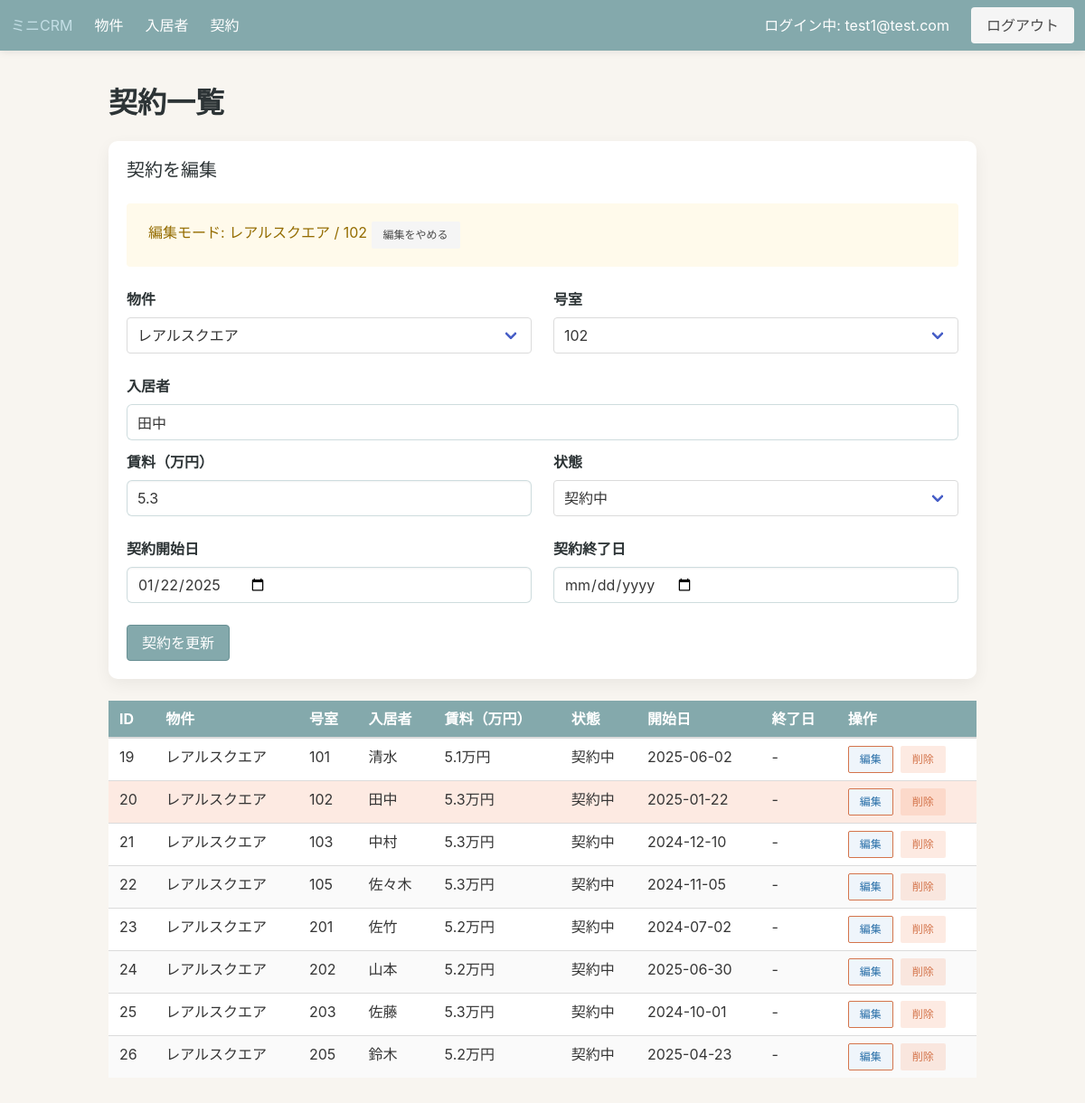
Screenshot of /leases?lease_id=20 (signed in) with the database file from the repository.
### app/models.py (models this page shows, shortened)
class TimestampMixin:
    created_at = db.Column(db.DateTime, server_default=db.func.now())
    updated_at = db.Column(
        db.DateTime,
        server_default=db.func.now(),
        onupdate=db.func.now(),
    )

class User(UserMixin, TimestampMixin, db.Model):
    id = db.Column(db.Integer, primary_key=True)
    email = db.Column(db.String(255), unique=True, nullable=False, index=True)
    password_hash = db.Column(db.String(255), nullable=False)
    role = db.Column(db.String(50), default="member", nullable=False)

class Property(TimestampMixin, db.Model):
    id = db.Column(db.Integer, primary_key=True)
    name = db.Column(db.String(120), nullable=False)
    address = db.Column(db.String(255), nullable=False)
    note = db.Column(db.Text, nullable=True)
    leases = db.relationship("Lease", back_populates="property", cascade="all, delete-orphan")
    tenants = db.relationship("Tenant", back_populates="property", cascade="all, delete-orphan")

class Lease(TimestampMixin, db.Model):
    id = db.Column(db.Integer, primary_key=True)
    property_id = db.Column(db.Integer, db.ForeignKey("property.id"), nullable=False)
    tenant_id = db.Column(db.Integer, db.ForeignKey("tenant.id"), nullable=False)
    rent = db.Column(db.Numeric(10, 2), nullable=False)
    unit_number = db.Column(db.String(50), nullable=True)
    start_date = db.Column(db.Date, nullable=False, default=date.today)
    end_date = db.Column(db.Date, nullable=True)
    status = db.Column(db.String(50), nullable=False, default=LeaseStatus.PENDING)
    property = db.relationship("Property", back_populates="leases")
    tenant = db.relationship("Tenant", back_populates="leases")

class Tenant(TimestampMixin, db.Model):
    id = db.Column(db.Integer, primary_key=True)
    name = db.Column(db.String(120), nullable=False)
    email = db.Column(db.String(255), nullable=False)
    phone = db.Column(db.String(50), nullable=True)
    property_id = db.Column(db.Integer, db.ForeignKey("property.id"), nullable=True)
    unit_number = db.Column(db.String(50), nullable=True)
    leases = db.relationship("Lease", back_populates="tenant", cascade="all, delete-orphan")
    property = db.relationship("Property", back_populates="tenants")

### app/blueprints/core/routes.py (the view, shortened to what this page needs)
@core_bp.route("/leases", methods=["GET", "POST"])
@login_required
def leases():
    form = LeaseForm()
    properties = Property.query.order_by(Property.name).all()
    tenants = Tenant.query.order_by(Tenant.name).all()
    properties_choices = [(prop.id, prop.name) for prop in properties]
    form.property_id.choices = properties_choices
    if request.method == "GET":
        if not form.start_date.data:
            form.start_date.data = date.today()
        if not form.status.data:
            form.status.data = LeaseStatus.PENDING
    property_ids = [choice[0] for choice in properties_choices]
    selected_property_id = form.property_id.data if form.property_id.data in property_ids else None
    edit_request_id = request.args.get("lease_id", type=int)
    editing_lease = None
    if edit_request_id:
        editing_lease = (
            Lease.query.options(joinedload(Lease.property), joinedload(Lease.tenant)).filter_by(id=edit_request_id).first()
        )
        if editing_lease:
            selected_property_id = editing_lease.property_id
    if selected_property_id is not None:
        form.property_id.data = selected_property_id
    tenants_by_property: dict[int, list[Tenant]] = {}
    for tenant in tenants:
        if tenant.property_id is None or not tenant.unit_number:
            continue
        tenants_by_property.setdefault(tenant.property_id, []).append(tenant)
    def build_unit_choices(property_id: int | None) -> list[tuple[str, str]]:
        base_choice = [("", "号室を選択")]
        if property_id is None:
            return base_choice
        units = sorted({tenant.unit_number for tenant in tenants_by_property.get(property_id, []) if tenant.unit_number})
        return base_choice + [(unit, unit) for unit in units]
    unit_choices = build_unit_choices(selected_property_id)
    form.unit_number.choices = unit_choices
    valid_units = {choice[0] for choice in unit_choices}
    if form.unit_number.data not in valid_units:
        form.unit_number.data = ""
    if editing_lease:
        if editing_lease.unit_number and editing_lease.unit_number not in valid_units:
            form.unit_number.choices.append((editing_lease.unit_number, editing_lease.unit_number))
            valid_units.add(editing_lease.unit_number)
        form.submit.label.text = "契約を更新"
        if request.method != "POST":
            form.lease_id.data = str(editing_lease.id)
            form.property_id.data = editing_lease.property_id
            form.unit_number.data = editing_lease.unit_number or ""
            form.tenant_id.data = str(editing_lease.tenant_id)
            form.tenant_display.data = editing_lease.tenant.name if editing_lease.tenant else ""
            form.rent.data = float(editing_lease.rent or 0) / 10000
            form.start_date.data = editing_lease.start_date
            form.end_date.data = editing_lease.end_date
            form.status.data = editing_lease.status
    else:
        form.submit.label.text = "契約を保存"
        form.lease_id.data = ""
    if request.method == "POST" and (not properties_choices or not tenants):
        flash("契約を作成する前に物件と入居者を登録してください。", "warning")
        return redirect(url_for("core.leases"))
    lease_query = (
        Lease.query.options(
            joinedload(Lease.property),
            joinedload(Lease.tenant),
        )
        .join(Property)
        .order_by(Property.name.asc(), Lease.unit_number.asc(), Lease.start_date.desc())
    )
    if selected_property_id is not None:
        lease_query = lease_query.filter(Lease.property_id == selected_property_id)
    leases_list = lease_query.all()
    occupied_keys = {
        (lease.property_id, lease.unit_number)
        for lease in leases_list
        if lease.property_id is not None and lease.unit_number
    }
    vacancy_rows: list[SimpleNamespace] = []
    for tenant in tenants:
        if tenant.property_id is None or not tenant.unit_number:
            continue
        if tenant.name.strip() != "空室":
            continue
        if selected_property_id is not None and tenant.property_id != selected_property_id:
            continue
    tenants_data: dict[str, list[dict[str, str]]] = {}
    for tenant in tenants:
        key = str(tenant.property_id) if tenant.property_id is not None else "0"
        tenants_data.setdefault(key, []).append(
            {
                "id": tenant.id,
                "name": tenant.name,
                "unit": tenant.unit_number or "",
            },
        )
    delete_forms = {}
    for tenant in tenants:
        instance = DeleteTenantForm()
        instance.tenant_id.data = tenant.id
        delete_forms[tenant.id] = instance
    return render_template(
        "core/leases_list.html",
        leases=leases_list,
        form=form,
        delete_forms=delete_forms,
        tenants_data=tenants_data,
        status_labels=STATUS_LABELS,
        selected_property_id=selected_property_id,
        editing_lease=editing_lease,
    )

### app/blueprints/core/forms.py
class LeaseForm(FlaskForm):
    property_id = SelectField("物件", coerce=int, validators=[DataRequired()])
    unit_number = SelectField("号室", validators=[DataRequired()])
    lease_id = HiddenField()
    tenant_id = HiddenField(validators=[DataRequired()])
    tenant_display = StringField("入居者", render_kw={"readonly": True})
    rent = DecimalField("賃料（万円）", places=1, rounding=None, validators=[DataRequired()])
    start_date = DateField("契約開始日", validators=[DataRequired()], format="%Y-%m-%d")
    end_date = DateField("契約終了日", validators=[Optional()], format="%Y-%m-%d")
    status = SelectField(
        "状態",
        choices=LEASE_STATUS_CHOICES,
        validators=[DataRequired()],
    )
    submit = SubmitField("契約を保存")

class DeleteTenantForm(FlaskForm):
    tenant_id = HiddenField(validators=[DataRequired()])
    next_url = HiddenField(validators=[Optional()])
    submit = SubmitField("削除")

### app/templates/core/leases_list.html (shortened to what this page needs)
{% extends "base.html" %}
{% block content %}
  <h1 class="title">契約一覧</h1>
  {% include "core/lease_form.html" %}
  <table class="table is-fullwidth is-striped">
    <thead>
      <tr>
        <th>ID</th>
        <th>物件</th>
        <th>号室</th>
        <th>入居者</th>
        <th>賃料（万円）</th>
        <th>状態</th>
        <th>開始日</th>
        <th>終了日</th>
        <th>操作</th>
      </tr>
    </thead>
    <tbody>
      {% for lease in leases %}
        <tr {% if editing_lease and editing_lease.id == lease.id %}class="has-background-warning-light"{% endif %}>
          <td>{{ lease.id or "-" }}</td>
          <td>{{ lease.property.name if lease.property else "-" }}</td>
          <td>{{ lease.unit_number or "-" }}</td>
          <td>{{ lease.tenant.name if lease.tenant else "-" }}</td>
          <td>
            {% if lease.rent is not none %}
              {{ "{:,.1f}".format(lease.rent / 10000) }}万円
            {% else %}
              -
            {% endif %}
          </td>
          <td>{{ status_labels.get(lease.status, lease.status) if lease.status else "-" }}</td>
          <td>{{ lease.start_date or "-" }}</td>
          <td>{{ lease.end_date or "-" }}</td>
          <td>
            <div class="buttons are-small">
              {% if lease.is_vacancy %}
                <span class="button is-static is-light">空室</span>
              {% else %}
                <a
                  class="button is-info is-light"
                  href="{{ url_for('core.leases', property_id=selected_property_id or lease.property_id, lease_id=lease.id) }}"
                >編集</a>
              {% endif %}
              <form
                method="post"
                action="{{ url_for('core.delete_tenant', tenant_id=lease.tenant.id) }}"
              >
                {{ delete_forms[lease.tenant.id].submit(class="button is-danger is-light") }}
              </form>
            </div>
          </td>
        </tr>
      {% else %}
        <tr>
          <td colspan="9">契約がまだ登録されていません。</td>
        </tr>
      {% endfor %}
    </tbody>
  </table>
{% endblock %}

### app/templates/base.html (shortened to what this page needs)
<!doctype html>
<html lang="en">
  <head>
    <link
      rel="stylesheet"
      href="https://cdn.jsdelivr.net/npm/bulma@0.9.4/css/bulma.min.css"
    >
    <link rel="stylesheet" href="{{ url_for('static', filename='css/theme.css') }}">
  </head>
  <body>
    <nav class="navbar" role="navigation" aria-label="main navigation">
      <div class="navbar-brand">
        <a class="navbar-item" href="{{ url_for('core.index') }}">ミニCRM</a>
      </div>
      <div class="navbar-menu">
        <div class="navbar-start">
          <a class="navbar-item" href="{{ url_for('core.properties') }}">物件</a>
          <a class="navbar-item" href="{{ url_for('core.tenants') }}">入居者</a>
          <a class="navbar-item" href="{{ url_for('core.leases') }}">契約</a>
        </div>
        <div class="navbar-end">
          {% if current_user.is_authenticated %}
            <div class="navbar-item">ログイン中: {{ current_user.email }}</div>
            <div class="navbar-item">
              <a class="button is-light" href="{{ url_for('auth.logout') }}">ログアウト</a>
            </div>
          {% endif %}
        </div>
      </div>
    </nav>
    <section class="section">
      <div class="container">
        {% block content %}{% endblock %}
      </div>
    </section>
  </body>
</html>

### app/templates/core/lease_form.html (shortened to what this page needs)
<div class="box">
  <h2 class="subtitle">{{ '契約を編集' if editing_lease else '契約を追加' }}</h2>
  {% if editing_lease %}
    <div class="notification is-warning is-light">
      編集モード: {{ editing_lease.property.name if editing_lease.property else "-" }} / {{ editing_lease.unit_number or "-" }}
      <a class="button is-small is-light" href="{{ url_for('core.leases', property_id=selected_property_id) }}">編集をやめる</a>
    </div>
  {% endif %}
  <form method="post">
    <div class="columns">
      <div class="column">
        <div class="field">
          <label class="label">{{ form.property_id.label }}</label>
          <div class="control">
            <div class="select is-fullwidth">
              {{ form.property_id() }}
            </div>
          </div>
        </div>
      </div>
      <div class="column">
        <div class="field">
          <label class="label">{{ form.unit_number.label }}</label>
          <div class="control">
            <div class="select is-fullwidth">
              {{ form.unit_number() }}
            </div>
          </div>
        </div>
      </div>
    </div>
    <div class="field">
      <label class="label">{{ form.tenant_display.label }}</label>
      <div class="control">
        {{ form.tenant_display(class="input", readonly=True) }}
      </div>
    </div>
    <div class="columns">
      <div class="column">
        <div class="field">
          <label class="label">{{ form.rent.label }}</label>
          <div class="control">
            {{ form.rent(class="input", step="0.1") }}
          </div>
        </div>
      </div>
      <div class="column">
        <div class="field">
          <label class="label">{{ form.status.label }}</label>
          <div class="control">
            <div class="select is-fullwidth">
              {{ form.status() }}
            </div>
          </div>
        </div>
      </div>
    </div>
    <div class="columns">
      <div class="column">
        <div class="field">
          <label class="label">{{ form.start_date.label }}</label>
          <div class="control">
            {{ form.start_date(class="input", type="date") }}
          </div>
        </div>
      </div>
      <div class="column">
        <div class="field">
          <label class="label">{{ form.end_date.label }}</label>
          <div class="control">
            {{ form.end_date(class="input", type="date") }}
          </div>
        </div>
      </div>
    </div>
    <div class="field">
      <div class="control">
        {{ form.submit(class="button is-primary") }}
      </div>
    </div>
  </form>
</div>

### app/static/css/theme.css (style rules this page uses)
:root { --crm-background: #f8f5f0; --crm-surface: #ffffff; --crm-text: #2d3436; --crm-muted: #6c7a89; --crm-primary: #84a9ac; --crm-primary-dark: #688f93; --crm-accent: #f08a5d; --crm-accent-dark: #d4744b; --crm-highlight: #c4dfe6; }
html, body { background-color: var(--crm-background); color: var(--crm-text); }
.navbar { background-color: var(--crm-primary); box-shadow: 0 2px 8px rgba(0, 0, 0, 0.08); }
.navbar .navbar-item, .navbar .navbar-link { color: var(--crm-surface); }
.notification { background-color: var(--crm-highlight); color: var(--crm-text); }
.box { background-color: var(--crm-surface); border-radius: 10px; box-shadow: 0 6px 18px rgba(0, 0, 0, 0.06); }
.table thead th { background-color: var(--crm-primary); color: var(--crm-surface); }
.table tbody tr:nth-child(even) { background-color: rgba(196, 223, 230, 0.35); }
.button.is-primary { background-color: var(--crm-primary); border-color: var(--crm-primary-dark); color: var(--crm-surface); }
.button.is-info { background-color: var(--crm-accent); border-color: var(--crm-accent-dark); color: var(--crm-surface); }
.button.is-danger.is-light { background-color: rgba(240, 138, 93, 0.18); color: var(--crm-accent-dark); }
.section { padding-top: 2.5rem; }
.title, .subtitle, label.label { color: var(--crm-text); }
input.input, textarea.textarea, select.select select { border-radius: 6px; border-color: rgba(132, 169, 172, 0.4); background: rgba(255, 255, 255, 0.96); }
.has-background-warning-light { background-color: rgba(240, 138, 93, 0.18) !important; }

### rows the page displays
User: email "test1@test.com"
Property: property "レアルスクエア"
Lease: unit_number "102", property_id "レアルスクエア", rent "5.3", status "契約中", start_date "01/22/2025", id "20", property "レアルスクエア", tenant "田中", lease.rent/10000 "5.3", start_date "2025-01-22", end_date "-"
Lease: id "19", property "レアルスクエア", unit_number "101", tenant "清水", lease.rent/10000 "5.1", status "契約中", start_date "2025-06-02", end_date "-"
Lease: id "21", property "レアルスクエア", unit_number "103", tenant "中村", lease.rent/10000 "5.3", status "契約中", start_date "2024-12-10", end_date "-"
Lease: id "22", property "レアルスクエア", unit_number "105", tenant "佐々木", lease.rent/10000 "5.3", status "契約中", start_date "2024-11-05", end_date "-"
Lease: id "23", property "レアルスクエア", unit_number "201", tenant "佐竹", lease.rent/10000 "5.2", status "契約中", start_date "2024-07-02", end_date "-"
Lease: id "24", property "レアルスクエア", unit_number "202", tenant "山本", lease.rent/10000 "5.2", status "契約中", start_date "2025-06-30", end_date "-"
Lease: id "25", property "レアルスクエア", unit_number "203", tenant "佐藤", lease.rent/10000 "5.3", status "契約中", start_date "2024-10-01", end_date "-"
Lease: id "26", property "レアルスクエア", unit_number "205", tenant "鈴木", lease.rent/10000 "5.2", status "契約中", start_date "2025-04-23", end_date "-"

### other values shown
{{ '契約を編集' if editing_lease else '契約を追加' }} "契約を編集"
